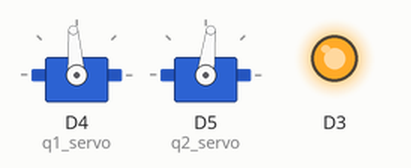
The sketch below on a simulated ESP8266 (NodeMCU). On the bench: 2 × servo, output pins drawn as LEDs (lit = HIGH).

Above: at 0.05 s.
At 0.4 s:
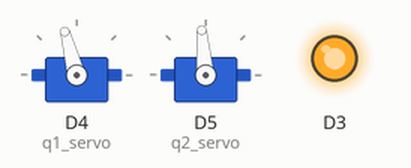
At 1.15 s:
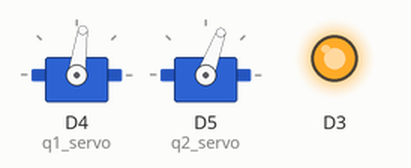
Timing chart, 0 to 3.0 s (numbered marks = the images above):
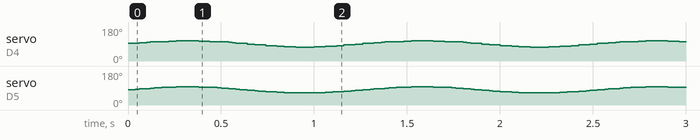

The sketch:

Gimbal.ino
```cpp
#include "Gimbal.h"

Gimbal myGimbal;

void setup() {

  // delay(5000);

  pinMode(D3, OUTPUT);
  digitalWrite(D3, HIGH);


  myGimbal.attach();


}

float count = 0.0;


void loop() {

  double bruh = sin(count)*5;

  myGimbal.write(bruh,-bruh);

  count = count + 0.1;

  if (count >= 2*PI) {
    count = 0.0;
  }

  delay(20);


}
```

Gimbal.cpp
```cpp
#include "Arduino.h"
#include "Gimbal.h"
#include "Servo.h"
#include "KDTree.h"

Gimbal::Gimbal() {
  // TODO: optimize insert order
  for (int i = 0; i < number_of_keys; i++) {
    lookup_keys.insert(lookup_key_values[i], lookup_values[i]);
  }

}

void Gimbal::attach() {
  q1_servo.attach(D4);
  q2_servo.attach(D5);
}

void Gimbal::write(float x_angle, float y_angle) {
  float target[] = {x_angle, y_angle};
  KDTreeNode *nearestNode = lookup_keys.nearestNeighbor(target);

  // Serial.print("(");
  // Serial.print(nearestNode->point[0]);
  // Serial.print("\t");
  // Serial.print(nearestNode->point[1]);
  // Serial.print(")");
  // Serial.print("\t");
  // Serial.print("(");
  // Serial.print(nearestNode->value[0]);
  // Serial.print("\t");
  // Serial.print(nearestNode->value[1]);
  // Serial.print(")");
  // Serial.print("\t");

  q1_servo.writeMicroseconds(servo_center_q1 + nearestNode->value[0]);
  q2_servo.writeMicroseconds(servo_center_q2 + nearestNode->value[1]);
}


// DEBUG TOOLS
void Gimbal::printWrite() {
  // ...
}
```

KDTree.cpp
```cpp
#include "KDTree.h"
#include <Arduino.h>

KDTree::KDTree() {
  global_root = nullptr;
}

struct KDTreeNode* KDTree::newKDTreeNode(float point[], int value[]) {
  struct KDTreeNode* temp = new KDTreeNode;

  temp->point[0] = point[0];
  temp->point[1] = point[1];
  temp->value[0] = value[0];
  temp->value[1] = value[1];

  temp->left = temp->right = nullptr;
  return temp;

}

KDTreeNode *KDTree::insertRec(KDTreeNode *root, float point[], int value[], unsigned depth) {
  // If tree is empty
  if (root == nullptr) {
    return newKDTreeNode(point, value);
  }

  // Find current dimension (i.e. x or y)
  unsigned cd = depth % 2;

  // Compare points
  if (point[cd] < (root->point[cd])) {
    root->left = insertRec(root->left, point, value, depth + 1);
  } else {
    root->right = insertRec(root->right, point, value, depth + 1);
  }

  return root;
}

KDTreeNode* KDTree::insert(float point[], int value[]) {
  global_root = insertRec(global_root, point, value, 0);
  return global_root;
}

bool KDTree::areEqual(float point1[], float point2[]) {
  if (point1[0] != point2[0] || point1[1] != point2[1]) {
    return false;
  }
  return true;
}

KDTreeNode* KDTree::closest(KDTreeNode *n0, KDTreeNode *n1, float target[]) {
  if (n0 == nullptr) {
    return n1;
  }
  if (n1 == nullptr) {
    return n0;
  }
  // calculate squared distance to n0
  double d0 = distSquared(target, n0->point);
  // calculate squared distance to n1
  double d1 = distSquared(target, n1->point);

  // return node with shorter distance (default to n1 if equal)
  if (d0 < d1) {
    return n0;
  }
  return n1;
}

double KDTree::distSquared(float p1[], float p2[]) {
  double x_diff = abs( p2[0] - p1[0] );
  double y_diff = abs( p2[1] - p1[1] );
  return x_diff * x_diff + y_diff * y_diff;
}

KDTreeNode* KDTree::nearestNeighborRec(KDTreeNode *root, float target[], unsigned depth) {
  if (root == nullptr) {
    return nullptr;
  }

  KDTreeNode *nextBranch;
  KDTreeNode *otherBranch;

  if (target[depth % 2] < root->point[depth % 2]) {
    nextBranch = root->left;
    otherBranch = root->right;
  } else {
    nextBranch = root->right;
    otherBranch = root->left;
  }

  KDTreeNode* temp = nearestNeighborRec(nextBranch, target, depth + 1);
  KDTreeNode* best = closest(temp, root, target);

  double radiusSquared = distSquared(target, best->point);

  double dist = target[depth % 2] - root->point[depth % 2];

  if (radiusSquared >= dist * dist) {
    temp = nearestNeighborRec(otherBranch, target, depth + 1);
    best = closest(temp, best, target);
  }

  return best;

}

KDTreeNode* KDTree::nearestNeighbor(float target[]) {
  return nearestNeighborRec(global_root, target, 0);
}


bool KDTree::searchRec(KDTreeNode *root, float point[], unsigned depth) {
  // Base cases
  if (root == nullptr) {
    return false;
  }
  if (areEqual(root->point, point)) {
    return true;
  }

  // Current dimension
  unsigned cd = depth % 2;

  // Compare point with root with respect to current dimension
  if (point[cd] < root->point[cd]) {
    return searchRec(root->left, point, depth + 1);
  }

  return searchRec(root->right, point, depth + 1);
}

bool KDTree::search(float point[]) {
  return searchRec(global_root, point, 0);
}
```

KDTree.h
```cpp
/*
  KDTree.h - Custom Library for a 2-dimensional K-D
  Tree. Used for Concept Propulsion gimbal.
*/
#ifndef KDTree_h
#define KDTree_h

#include <Arduino.h>

struct KDTreeNode {
  float point[2];
  int value[2];
  KDTreeNode *left, *right;
};

class KDTree {

  public:
    KDTree();
    KDTreeNode *global_root;
    struct KDTreeNode* newKDTreeNode(float point[], int value[]);
    KDTreeNode *insertRec(KDTreeNode *root, float point[], int value[], unsigned depth);
    KDTreeNode* insert( float point[], int value[]);
    bool areEqual(float point1[], float point2[]);
    KDTreeNode* closest(KDTreeNode *n0, KDTreeNode *n1, float target[]);
    KDTreeNode* nearestNeighborRec(KDTreeNode *root, float target[], unsigned depth);
    KDTreeNode* nearestNeighbor(float target[]);
    double distSquared(float p1[], float p2[]);


    bool searchRec(KDTreeNode *root, float point[], unsigned depth);
    bool search(float point[]);

};

#endif
```

Source omitted: Gimbal.h (104506 bytes)
